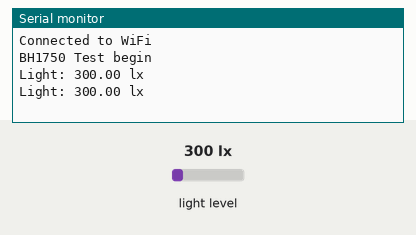
Recording of a sketch running on a simulated Arduino MKR. Shown: the last lines printed to the serial monitor. Inputs (shaded band) come from the test bench; at power-on: light level 300 lx. WiFi joins after 1.5 s; servers stay silent unless stated.

Above: at 2.7 s.
2.8 s: light level set to 40 lx
At 4.0 s:
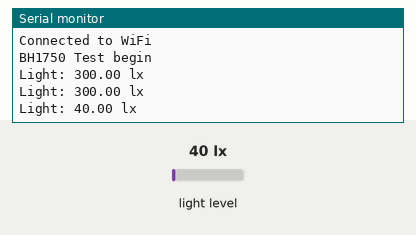
4.3 s: light level set to 500 lx
At 5.3 s:
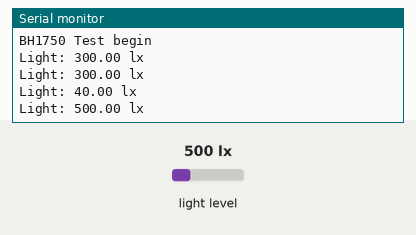
Timing chart, 0 to 7.3 s (numbered marks = the images above; inputs shaded):
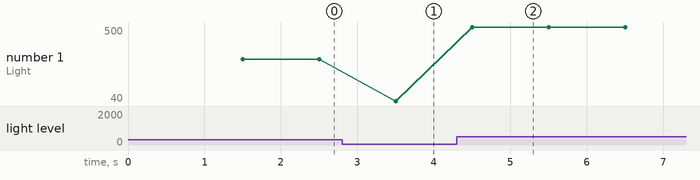

The sketch:

Task3.1IFTTT.ino
```cpp
#include <BH1750.h>
#include <Wire.h>
#include <WiFiNINA.h>

BH1750 lightMeter;

const int DirectSunlight = 30000;
bool flag = false;

// WiFi credentials
// WiFi credentials
char ssid[] = "WIFI NAME";
char password[] = "WIFI PASSWORD";

// IFTTT Webhooks API key and event name
char apiKey[] = "APIKEY";
char eventName[] = "EVENTNAME";

WiFiClient client;

void setup() {
  Serial.begin(9600);

  // Connect to Wi-Fi
  while (WiFi.begin(ssid, password) != WL_CONNECTED) {
    delay(1000);
    Serial.println("Connecting to WiFi...");
  }
  Serial.println("Connected to WiFi");

  Wire.begin();
  lightMeter.begin();

  Serial.println(F("BH1750 Test begin"));
}

void loop() {
  float lux = lightMeter.readLightLevel();
  Serial.print("Light: ");
  Serial.print(lux);
  Serial.println(" lx");
  if(lux > DirectSunlight){
    if(!flag){
      //Send Allert that sun is comming
      sendIFTTTEvent(eventName);
    }
    flag = true;
  }else{
    if(flag){
      //Send Allert that sun is leaving
      sendIFTTTEvent(eventName);
    }
    flag = false;
  }
  delay(1000);
}

// Function to send a POST request to IFTTT Webhooks
void sendIFTTTEvent(char* eventName) {
  if (client.connect("maker.ifttt.com", 80)) {
    client.print(String("POST /trigger/") + eventName + "/with/key/" + apiKey + " HTTP/1.1\r\n" +
                 "Host: maker.ifttt.com\r\n" +
                 "Content-Type: application/json\r\n" +
                 "Connection: close\r\n\r\n");
    client.stop();
  }
}

//sunChange
```

Measured:
- after the input at 2.8 s, the serial monitor: prints a new line after 0.70 s (image 1)
- after the input at 4.3 s, the serial monitor: prints a new line after 0.21 s (image 2)
- plotted number 1: 300 → 40 after the input at 2.8 s, 40 → 500 after the input at 4.3 s
